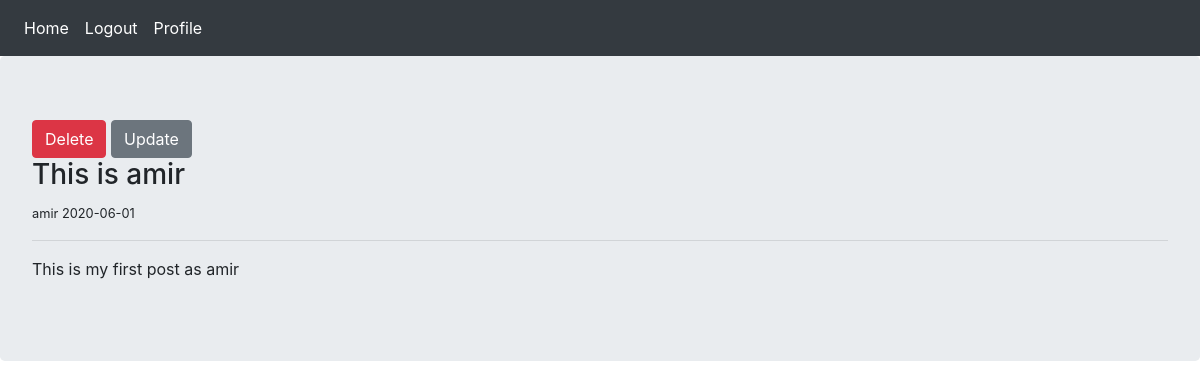
Before: /post/3 (signed in) with the older database file.
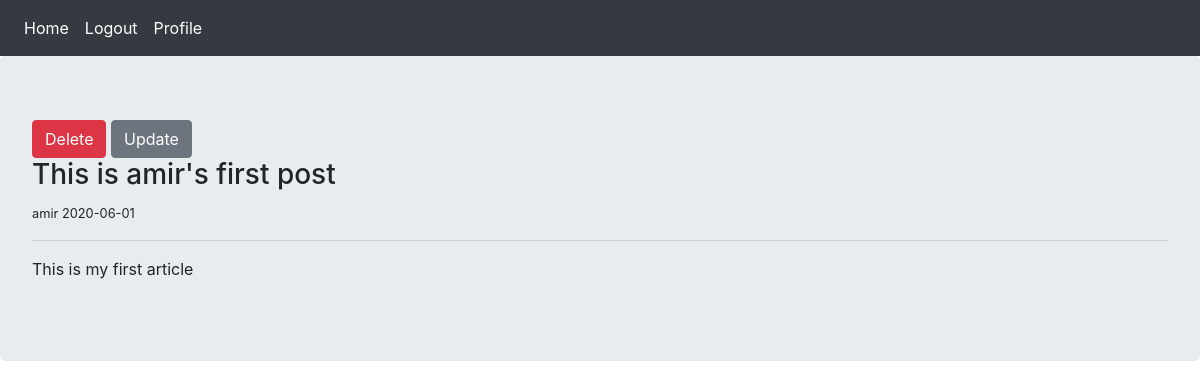
After: the same page with the newer database file.
### blog/models.py (models this page shows, shortened)
class Post(db.Model):
	id = db.Column(db.Integer, primary_key=True)
	title = db.Column(db.String(120), nullable=False)
	date = db.Column(db.DateTime, nullable=False, default=datetime.datetime.now)
	content = db.Column(db.Text, nullable=False)
	user_id = db.Column(db.Integer, db.ForeignKey('user.id'), nullable=False)

class User(db.Model, UserMixin):
	id = db.Column(db.Integer, primary_key=True)
	username = db.Column(db.String(30), unique=True, nullable=False)
	email = db.Column(db.String(60), unique=True, nullable=False)
	password = db.Column(db.String(60), nullable=False)
	posts = db.relationship('Post', backref='author', lazy=True)

### blog/routes.py (the view)
@app.route('/post/<int:post_id>')
def detail(post_id):
	post = Post.query.get_or_404(post_id)
	return render_template('detail.html', post=post)

### blog/models.py (called while the page is built)
@login_manager.user_loader
def load_user(user_id):
	return User.query.get(int(user_id))

### blog/templates/detail.html
{% extends 'base.html' %}
{% block content %}
    {% if post.author == current_user %}
    <a href="{{ url_for('delete', post_id=post.id) }}" class="btn btn-danger">Delete</a>
    <a href="{{ url_for('update', post_id=post.id) }}" class="btn btn-secondary">Update</a>
    {% endif %}
    <h3>{{ post.title }}</h3>
    <small>{{ post.author.username }} {{ post.date.strftime('%Y-%m-%d') }}</small><hr/>
    <p>{{ post.content }}</p>
{% endblock %}

### blog/templates/base.html (shortened to what this page needs)
<!DOCTYPE html>
<html lang="en">
<head>
<link rel="stylesheet" href="https://stackpath.bootstrapcdn.com/bootstrap/4.5.0/css/bootstrap.min.css">
</head>
<body>
    {% include 'inc/navbar.html' %}
    <div class="jumbotron">
    {% block content %} {% endblock %}
    </div>
</body>
</html>

### blog/templates/inc/navbar.html
<nav class="navbar navbar-expand-lg navbar-dark bg-dark">
    <div class="navbar-nav">
        <a class="nav-item nav-link active" href="{{ url_for('home') }}">Home</a>
        {% if current_user.is_authenticated %}
        <a class="nav-item nav-link active" href="{{ url_for('logout') }}">Logout</a>
        <a class="nav-item nav-link active" href="{{ url_for('profile') }}">Profile</a>
        {% else %}
        <a class="nav-item nav-link active" href="{{ url_for('register') }}">Register</a>
        <a class="nav-item nav-link active" href="{{ url_for('login') }}">Login</a>
        {% endif %}
    </div>
</nav>

Changed rows visible on the page:
changed Post: title "This is amir" → "This is amir's first post"; content "This is my first post as amir" → "This is my first article"
